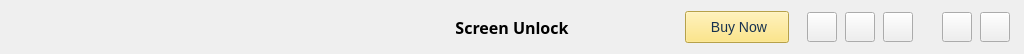
        <widget class="QWidget" name="widget_22" native="true">
         <property name="minimumSize">
          <size>
           <width>1024</width>
           <height>54</height>
          </size>
         </property>
         <property name="maximumSize">
          <size>
           <width>16777215</width>
           <height>54</height>
          </size>
         </property>
         <layout class="QHBoxLayout" name="horizontalLayout_24">
          <property name="spacing">
           <number>0</number>
          </property>
          <property name="leftMargin">
           <number>0</number>
          </property>
          <property name="topMargin">
           <number>0</number>
          </property>
          <property name="rightMargin">
           <number>0</number>
          </property>
          <property name="bottomMargin">
           <number>0</number>
          </property>
          <item>
           <widget class="QWidget" name="widget_23" native="true">
            <property name="minimumSize">
             <size>
              <width>390</width>
              <height>0</height>
             </size>
            </property>
            <property name="maximumSize">
             <size>
              <width>390</width>
              <height>16777215</height>
             </size>
            </property>
            <layout class="QHBoxLayout" name="horizontalLayout_22">
             <property name="spacing">
              <number>0</number>
             </property>
             <property name="leftMargin">
              <number>0</number>
             </property>
             <property name="topMargin">
              <number>0</number>
             </property>
             <property name="rightMargin">
              <number>0</number>
             </property>
             <property name="bottomMargin">
              <number>0</number>
             </property>
             <item>
              <spacer name="horizontalSpacer_53">
               <property name="orientation">
                <enum>Qt::Horizontal</enum>
               </property>
               <property name="sizeType">
                <enum>QSizePolicy::Fixed</enum>
               </property>
               <property name="sizeHint" stdset="0">
                <size>
                 <width>20</width>
                 <height>20</height>
                </size>
               </property>
              </spacer>
             </item>
             <item>
              <widget class="QLabel" name="label_logo_6">
               <property name="enabled">
                <bool>false</bool>
               </property>
               <property name="minimumSize">
                <size>
                 <width>206</width>
                 <height>28</height>
                </size>
               </property>
               <property name="maximumSize">
                <size>
                 <width>206</width>
                 <height>28</height>
                </size>
               </property>
               <property name="text">
                <string/>
               </property>
               <property name="pixmap">
                <pixmap resource="qss.qrc">:/photo/photo (2).png</pixmap>
               </property>
               <property name="alignment">
                <set>Qt::AlignCenter</set>
               </property>
              </widget>
             </item>
             <item>
              <spacer name="horizontalSpacer_54">
               <property name="orientation">
                <enum>Qt::Horizontal</enum>
               </property>
               <property name="sizeType">
                <enum>QSizePolicy::Expanding</enum>
               </property>
               <property name="sizeHint" stdset="0">
                <size>
                 <width>234</width>
                 <height>13</height>
                </size>
               </property>
              </spacer>
             </item>
            </layout>
           </widget>
          </item>
          <item>
           <widget class="QWidget" name="widgetUP_2" native="true">
            <property name="minimumSize">
             <size>
              <width>200</width>
              <height>0</height>
             </size>
            </property>
            <layout class="QHBoxLayout" name="horizontalLayout_23">
             <property name="spacing">
              <number>0</number>
             </property>
             <property name="leftMargin">
              <number>0</number>
             </property>
             <property name="topMargin">
              <number>0</number>
             </property>
             <property name="rightMargin">
              <number>0</number>
             </property>
             <property name="bottomMargin">
              <number>0</number>
             </property>
             <item>
              <widget class="QLabel" name="label_34">
               <property name="minimumSize">
                <size>
                 <width>118</width>
                 <height>20</height>
                </size>
               </property>
               <property name="styleSheet">
                <string notr="true">width: 118px;
height: 20px;
font-size: 16px;
font-family: PingFangSC-Semibold, PingFang SC;
font-weight: 600;
color: #000000;
line-height: 20px;</string>
               </property>
               <property name="text">
                <string>Screen Unlock</string>
               </property>
               <property name="alignment">
                <set>Qt::AlignCenter</set>
               </property>
              </widget>
             </item>
            </layout>
           </widget>
          </item>
          <item>
           <widget class="QWidget" name="widget_24" native="true">
            <property name="minimumSize">
             <size>
              <width>390</width>
              <height>32</height>
             </size>
            </property>
            <property name="maximumSize">
             <size>
              <width>390</width>
              <height>16777215</height>
             </size>
            </property>
            <layout class="QHBoxLayout" name="horizontalLayout_15">
             <property name="spacing">
              <number>0</number>
             </property>
             <property name="leftMargin">
              <number>0</number>
             </property>
             <property name="topMargin">
              <number>0</number>
             </property>
             <property name="rightMargin">
              <number>0</number>
             </property>
             <property name="bottomMargin">
              <number>0</number>
             </property>
             <item>
              <spacer name="horizontalSpacer_46">
               <property name="orientation">
                <enum>Qt::Horizontal</enum>
               </property>
               <property name="sizeHint" stdset="0">
                <size>
                 <width>14</width>
                 <height>0</height>
                </size>
               </property>
              </spacer>
             </item>
             <item>
              <widget class="QPushButton" name="pushButtonBuy_6">
               <property name="minimumSize">
                <size>
                 <width>104</width>
                 <height>32</height>
                </size>
               </property>
               <property name="styleSheet">
                <string notr="true">background-color: rgb(255, 226, 102);
width: 55px;
height: 20px;
font-size: 14px;
font-family: Tahoma;
color: #16314F;
line-height: 20px;</string>
               </property>
               <property name="text">
                <string> Buy Now</string>
               </property>
               <property name="icon">
                <iconset theme="battery" resource="qss.qrc">
                 <normaloff>:/photo/photo (1).png</normaloff>:/photo/photo (1).png</iconset>
               </property>
              </widget>
             </item>
             <item>
              <spacer name="horizontalSpacer_47">
               <property name="orientation">
                <enum>Qt::Horizontal</enum>
               </property>
               <property name="sizeType">
                <enum>QSizePolicy::Fixed</enum>
               </property>
               <property name="sizeHint" stdset="0">
                <size>
                 <width>18</width>
                 <height>0</height>
                </size>
               </property>
              </spacer>
             </item>
             <item>
              <widget class="QPushButton" name="pushButtonAccount_6">
               <property name="minimumSize">
                <size>
                 <width>30</width>
                 <height>30</height>
                </size>
               </property>
               <property name="maximumSize">
                <size>
                 <width>30</width>
                 <height>30</height>
                </size>
               </property>
               <property name="text">
                <string/>
               </property>
               <property name="icon">
                <iconset resource="qss.qrc">
                 <normaloff>:/photo/photo (4).png</normaloff>:/photo/photo (4).png</iconset>
               </property>
              </widget>
             </item>
             <item>
              <spacer name="horizontalSpacer_48">
               <property name="orientation">
                <enum>Qt::Horizontal</enum>
               </property>
               <property name="sizeType">
                <enum>QSizePolicy::Fixed</enum>
               </property>
               <property name="sizeHint" stdset="0">
                <size>
                 <width>8</width>
                 <height>0</height>
                </size>
               </property>
              </spacer>
             </item>
             <item>
              <widget class="QPushButton" name="pushButtonPhone_6">
               <property name="minimumSize">
                <size>
                 <width>30</width>
                 <height>30</height>
                </size>
               </property>
               <property name="maximumSize">
                <size>
                 <width>30</width>
                 <height>30</height>
                </size>
               </property>
               <property name="text">
                <string/>
               </property>
               <property name="icon">
                <iconset theme="emblem-photos" resource="qss.qrc">
                 <normaloff>:/photo/photo (3).png</normaloff>
                 <normalon>:/photo/phone@2x.png</normalon>:/photo/photo (3).png</iconset>
               </property>
               <property name="iconSize">
                <size>
                 <width>30</width>
                 <height>30</height>
                </size>
               </property>
              </widget>
             </item>
             <item>
              <spacer name="horizontalSpacer_49">
               <property name="orientation">
                <enum>Qt::Horizontal</enum>
               </property>
               <property name="sizeType">
                <enum>QSizePolicy::Fixed</enum>
               </property>
               <property name="sizeHint" stdset="0">
                <size>
                 <width>8</width>
                 <height>0</height>
                </size>
               </property>
              </spacer>
             </item>
             <item>
              <widget class="QPushButton" name="pushButtonSetting_6">
               <property name="minimumSize">
                <size>
                 <width>30</width>
                 <height>30</height>
                </size>
               </property>
               <property name="maximumSize">
                <size>
                 <width>30</width>
                 <height>30</height>
                </size>
               </property>
               <property name="text">
                <string/>
               </property>
               <property name="icon">
                <iconset resource="qss.qrc">
                 <normaloff>:/photo/photo (7).png</normaloff>:/photo/photo (7).png</iconset>
               </property>
              </widget>
             </item>
             <item>
              <spacer name="horizontalSpacer_50">
               <property name="orientation">
                <enum>Qt::Horizontal</enum>
               </property>
               <property name="sizeType">
                <enum>QSizePolicy::Fixed</enum>
               </property>
               <property name="sizeHint" stdset="0">
                <size>
                 <width>14</width>
                 <height>0</height>
                </size>
               </property>
              </spacer>
             </item>
             <item>
              <widget class="QWidget" name="widget_25" native="true">
               <property name="minimumSize">
                <size>
                 <width>1</width>
                 <height>20</height>
                </size>
               </property>
               <property name="maximumSize">
                <size>
                 <width>1</width>
                 <height>20</height>
                </size>
               </property>
               <property name="font">
                <font>
                 <pointsize>1</pointsize>
                </font>
               </property>
              </widget>
             </item>
             <item>
              <spacer name="horizontalSpacer_29">
               <property name="orientation">
                <enum>Qt::Horizontal</enum>
               </property>
               <property name="sizeType">
                <enum>QSizePolicy::Fixed</enum>
               </property>
               <property name="sizeHint" stdset="0">
                <size>
                 <width>14</width>
                 <height>0</height>
                </size>
               </property>
              </spacer>
             </item>
             <item>
              <widget class="QPushButton" name="pushButtonClose_11">
               <property name="minimumSize">
                <size>
                 <width>30</width>
                 <height>30</height>
                </size>
               </property>
               <property name="maximumSize">
                <size>
                 <width>30</width>
                 <height>30</height>
                </size>
               </property>
               <property name="text">
                <string/>
               </property>
               <property name="icon">
                <iconset theme="battery" resource="qss.qrc">
                 <normaloff>:/photo/photo (5).png</normaloff>:/photo/photo (5).png</iconset>
               </property>
              </widget>
             </item>
             <item>
              <spacer name="horizontalSpacer_51">
               <property name="orientation">
                <enum>Qt::Horizontal</enum>
               </property>
               <property name="sizeType">
                <enum>QSizePolicy::Fixed</enum>
               </property>
               <property name="sizeHint" stdset="0">
                <size>
                 <width>8</width>
                 <height>0</height>
                </size>
               </property>
              </spacer>
             </item>
             <item>
              <widget class="QPushButton" name="pushButtonClose_12">
               <property name="enabled">
                <bool>true</bool>
               </property>
               <property name="minimumSize">
                <size>
                 <width>30</width>
                 <height>30</height>
                </size>
               </property>
               <property name="maximumSize">
                <size>
                 <width>30</width>
                 <height>30</height>
                </size>
               </property>
               <property name="text">
                <string/>
               </property>
               <property name="icon">
                <iconset resource="qss.qrc">
                 <normaloff>:/photo/photo (6).png</normaloff>:/photo/photo (6).png</iconset>
               </property>
              </widget>
             </item>
             <item>
              <spacer name="horizontalSpacer_52">
               <property name="orientation">
                <enum>Qt::Horizontal</enum>
               </property>
               <property name="sizeType">
                <enum>QSizePolicy::Fixed</enum>
               </property>
               <property name="sizeHint" stdset="0">
                <size>
                 <width>14</width>
                 <height>0</height>
                </size>
               </property>
              </spacer>
             </item>
            </layout>
           </widget>
          </item>
         </layout>
        </widget>
